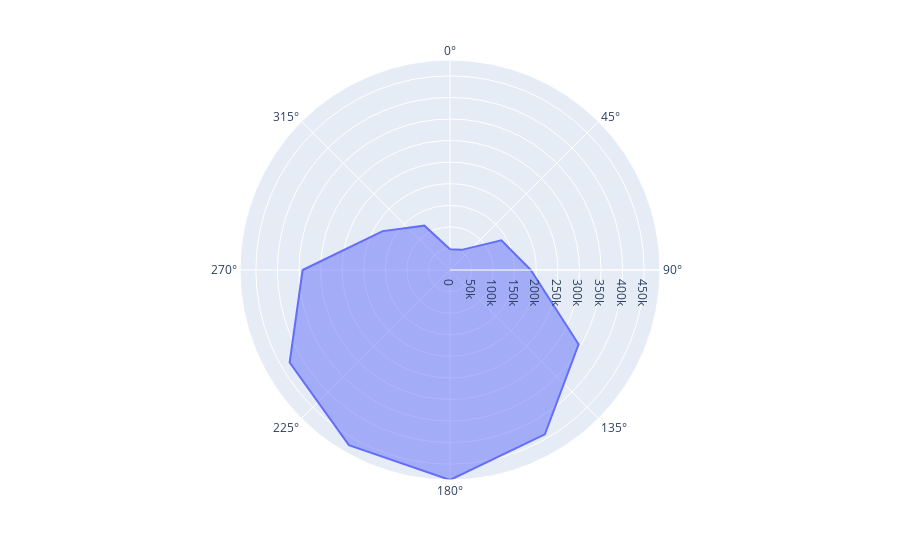

Write notebook code for a chart like this one.
### Code cell
fig = px.line_polar(monthly_bikes, r='Value', theta=[30*i for i in range(13)], line_close=False)
fig.update_traces(fill='toself')
fig.show()

### Figure 1 — Plotly figure (JSON) as saved in the notebook; plotly's stock layout.template omitted (floating-point values rounded to 4 significant figures)
{"data": [{"fill": "toself", "hovertemplate": "Value=%{r}<br>theta=%{theta}<extra></extra>", "legendgroup": "", "line": {"color": "#636efa", "dash": "solid"}, "marker": {"symbol": "circle"}, "mode": "lines", "name": "", "r": [48289, 53909, 137404, 187180, 344213, 439700, 486722, 468613, 429108, 341627, 180193, 118711, 48289], "showlegend": false, "subplot": "polar", "theta": [0, 30, 60, 90, 120, 150, 180, 210, 240, 270, 300, 330, 360], "type": "scatterpolar"}], "layout": {"legend": {"tracegroupgap": 0}, "margin": {"t": 60}, "polar": {"angularaxis": {"direction": "clockwise", "rotation": 90}, "domain": {"x": [0, 1], "y": [0, 1]}}}}
